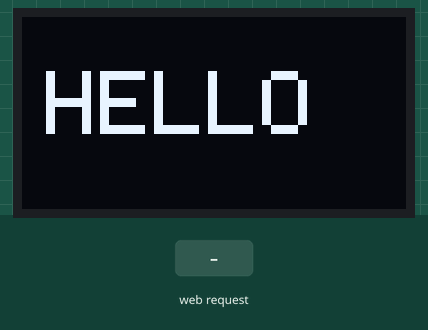
Bench run of a sketch on a simulated ESP32. Shown: 128×64 one-colour display. The inputs (shaded band) are chosen by the test bench. WiFi joins after 1.5 s; servers stay silent unless stated; the local clock reads 2024-03-15 10:24:30 at power-on unless the sketch sets it; random numbers use the default seed unless the sketch sets one; what the sketch prints to the serial monitor is not drawn.

Above: at 4.4 s.
4.5 s: HTTP request GET /expr?id=1 received
At 5.7 s:
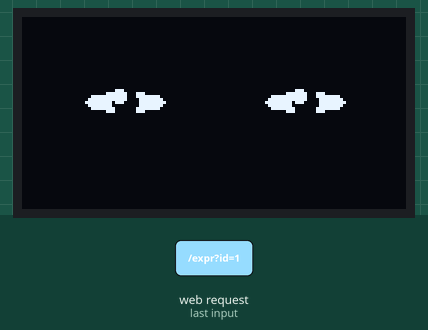
8.6 s: HTTP request GET /expr?id=0 received
At 16.8 s:
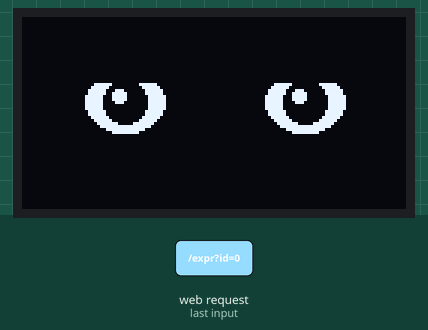
30.8 s: HTTP request GET /update received
At 34.2 s:
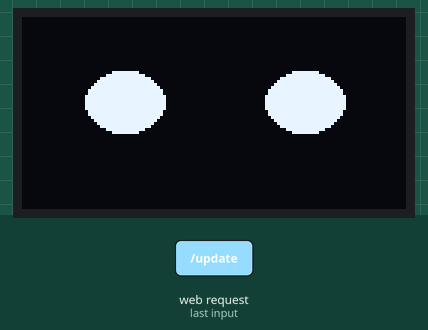
58.3 s: HTTP request GET /expr?id=1 received
At 66.9 s:
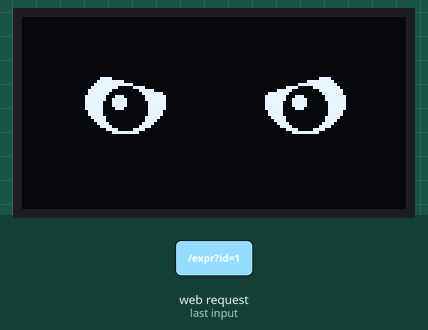
67.9 s: HTTP request GET /update?id=1 received
At 73.8 s:
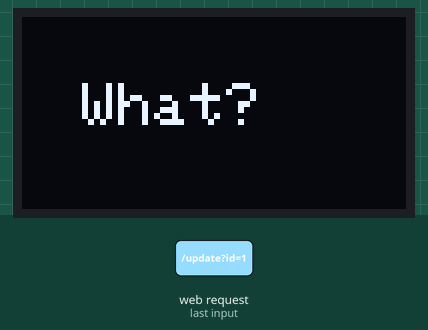
74.4 s: HTTP request GET /expr?id=0 received
At 93.4 s:
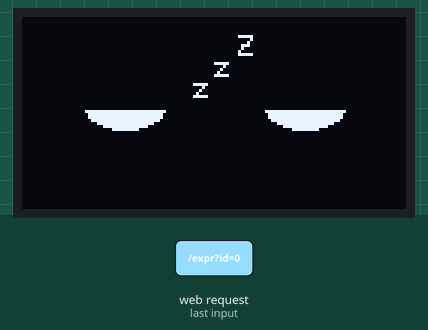

Measured:
- what the display in image 1 shows lasts 2.2 s, from 4.6 s to 6.8 s
- what the display in image 2 shows lasts 2.9 s, from 15.3 s to 18.2 s

The sketch:

esp32-robot-eyes.ino
```cpp
#include <Wire.h>
#include <WebServer.h>
#include "soc/soc.h"
#include "soc/rtc_cntl_reg.h"
#include <Adafruit_GFX.h>
#include <Adafruit_SSD1306.h>
#include <WiFi.h>
#include <HTTPClient.h>
#include <WiFiClientSecure.h>
#include <Update.h>
#include <ArduinoJson.h>
#include <time.h>

#define SCREEN_WIDTH  128
#define SCREEN_HEIGHT  64
#define OLED_RESET     -1

#define FIRMWARE_VERSION "1.1.0"
#define GITHUB_USER      "IamFishR"
#define GITHUB_REPO      "esp32-robot-eyes"

const char* ssid     = "Airtel_ratn_1517";
const char* password = "air52651";

Adafruit_SSD1306 display(SCREEN_WIDTH, SCREEN_HEIGHT, &Wire, OLED_RESET);
WebServer server(80);

// ── Eye geometry ──────────────────────────────────────────────────────────────
#define LEX  34   // left eye center X
#define REX  94   // right eye center X
#define EY   28   // eye center Y
#define EW   13   // eye horizontal radius
#define EH   10   // eye vertical radius
#define PR    7   // pupil radius

// ── Expressions ───────────────────────────────────────────────────────────────
enum Expression {
  EXPR_FRONT = 0, EXPR_NARROW, EXPR_WIDE, EXPR_CROSSED, EXPR_MIDDLE,
  EXPR_DOWN, EXPR_UP, EXPR_RIGHT, EXPR_RIGHT_DOWN, EXPR_RIGHT_UP,
  EXPR_LEFT, EXPR_LEFT_DOWN, EXPR_LEFT_UP,
  EXPR_CONFUSED1, EXPR_CONFUSED2,
  EXPR_CRY, EXPR_DISTRESSED, EXPR_GLARE, EXPR_MAD,
  EXPR_GLASSES, EXPR_SLEEP, EXPR_TIRED, EXPR_NIGHT,
  EXPR_UPPER_LIDS, EXPR_LOWER_LIDS, EXPR_BLANK,
  EXPR_WORD_HELLO, EXPR_WORD_BYE, EXPR_WORD_WHAT,
  EXPR_COUNT
};

const char* exprNames[] = {
  "FRONT","NARROW","WIDE","CROSSED","MIDDLE",
  "DOWN","UP","RIGHT","RIGHT_DOWN","RIGHT_UP",
  "LEFT","LEFT_DOWN","LEFT_UP",
  "CONFUSED1","CONFUSED2",
  "CRY","DISTRESSED","GLARE","MAD",
  "GLASSES","SLEEP","TIRED","NIGHT",
  "UPPER_LIDS","LOWER_LIDS","BLANK",
  "HELLO","BYE","WHAT"
};

// ── State ─────────────────────────────────────────────────────────────────────
Expression currentExpr  = EXPR_WORD_HELLO;
unsigned long exprStart = 0;
unsigned long exprDur   = 2000;

bool blinking           = false;
int  blinkFrame         = 0;
unsigned long lastBlink    = 0;
unsigned long lastOtaCheck = 0;

// ── Low-level helpers ─────────────────────────────────────────────────────────

void drawEyeStd(int cx, int cy, int ew, int eh, int pr,
                int pdx, int pdy, int blinkPct) {
  int h = eh - (eh * blinkPct / 10);
  if (h < 1) h = 1;
  display.fillEllipse(cx, cy, ew, h, WHITE);
  int py = cy + (pdy * h / eh);
  display.fillCircle(cx + pdx, py, pr, BLACK);
  display.fillCircle(cx + pdx - 2, py - 2, 2, WHITE);
}

void drawTear(int x, int y) {
  display.drawLine(x, y, x, y + 7, WHITE);
  display.drawPixel(x - 1, y + 5, WHITE);
  display.drawPixel(x + 1, y + 5, WHITE);
  display.drawPixel(x - 1, y + 6, WHITE);
  display.drawPixel(x + 1, y + 6, WHITE);
}

void drawCrescent(int cx, int cy, int r) {
  display.fillCircle(cx, cy, r + 1, WHITE);
  display.fillCircle(cx + r / 3 + 1, cy - r / 4, r, BLACK);
}

// ── Expression drawers ────────────────────────────────────────────────────────

void exprFront(int bp) {
  drawEyeStd(LEX, EY, EW, EH, PR, 0, 0, bp);
  drawEyeStd(REX, EY, EW, EH, PR, 0, 0, bp);
}

void exprNarrow(int bp) {
  drawEyeStd(LEX, EY, EW, 3, PR - 3, 0, 0, bp);
  drawEyeStd(REX, EY, EW, 3, PR - 3, 0, 0, bp);
}

void exprWide(int bp) {
  drawEyeStd(LEX, EY, EW + 4, EH + 4, PR + 2, 0, 0, bp);
  drawEyeStd(REX, EY, EW + 4, EH + 4, PR + 2, 0, 0, bp);
}

void exprCrossed(int bp) {
  drawEyeStd(LEX, EY, EW, EH, PR,  5, 0, bp);
  drawEyeStd(REX, EY, EW, EH, PR, -5, 0, bp);
}

void exprMiddle(int bp) {
  drawEyeStd(LEX, EY, EW, EH, PR,  3, 0, bp);
  drawEyeStd(REX, EY, EW, EH, PR, -3, 0, bp);
}

void exprDown(int bp) {
  drawEyeStd(LEX, EY, EW, EH, PR, 0, 4, bp);
  drawEyeStd(REX, EY, EW, EH, PR, 0, 4, bp);
}

void exprUp(int bp) {
  drawEyeStd(LEX, EY, EW, EH, PR, 0, -4, bp);
  drawEyeStd(REX, EY, EW, EH, PR, 0, -4, bp);
}

void exprRight(int bp) {
  drawEyeStd(LEX, EY, EW, EH, PR, 5, 0, bp);
  drawEyeStd(REX, EY, EW, EH, PR, 5, 0, bp);
}

void exprRightDown(int bp) {
  drawEyeStd(LEX, EY, EW, EH, PR, 4, 3, bp);
  drawEyeStd(REX, EY, EW, EH, PR, 4, 3, bp);
}

void exprRightUp(int bp) {
  drawEyeStd(LEX, EY, EW, EH, PR, 4, -3, bp);
  drawEyeStd(REX, EY, EW, EH, PR, 4, -3, bp);
}

void exprLeft(int bp) {
  drawEyeStd(LEX, EY, EW, EH, PR, -5, 0, bp);
  drawEyeStd(REX, EY, EW, EH, PR, -5, 0, bp);
}

void exprLeftDown(int bp) {
  drawEyeStd(LEX, EY, EW, EH, PR, -4, 3, bp);
  drawEyeStd(REX, EY, EW, EH, PR, -4, 3, bp);
}

void exprLeftUp(int bp) {
  drawEyeStd(LEX, EY, EW, EH, PR, -4, -3, bp);
  drawEyeStd(REX, EY, EW, EH, PR, -4, -3, bp);
}

void exprConfused1(int bp) {
  // Left eye looks up-left, right eye looks down-right
  drawEyeStd(LEX, EY, EW, EH, PR, -3, -4, bp);
  drawEyeStd(REX, EY, EW, EH, PR,  3,  4, bp);
}

void exprConfused2(int bp) {
  // One eye wide open, other eye squinting
  drawEyeStd(LEX, EY, EW + 3, EH + 3, PR + 1, -3, 0, bp);
  drawEyeStd(REX, EY, EW,     3,       PR - 4,  3, 0, bp);
}

void exprCry(int bp) {
  drawEyeStd(LEX, EY, EW, EH, PR, -2, 2, bp);
  drawEyeStd(REX, EY, EW, EH, PR,  2, 2, bp);
  drawTear(LEX - 3, EY + EH + 1);
  drawTear(LEX + 4, EY + EH + 2);
  drawTear(REX - 4, EY + EH + 2);
  drawTear(REX + 3, EY + EH + 1);
}

void exprDistressed(int bp) {
  drawEyeStd(LEX, EY, EW, 5, PR - 2,  3, 2, bp);
  drawEyeStd(REX, EY, EW, 5, PR - 2, -3, 2, bp);
  // sweat drops on outer sides
  for (int i = 0; i < 5; i++) {
    display.drawPixel(LEX - EW - 4, EY - 1 + i, WHITE);
    display.drawPixel(REX + EW + 4, EY - 1 + i, WHITE);
  }
  display.drawPixel(LEX - EW - 3, EY + 4, WHITE);
  display.drawPixel(REX + EW + 3, EY + 4, WHITE);
}

void exprGlare(int bp) {
  drawEyeStd(LEX, EY, EW, EH, PR, 0, 3, 0);
  drawEyeStd(REX, EY, EW, EH, PR, 0, 3, 0);
  // Mask top half of each eye — intense stare
  display.fillRect(LEX - EW, EY - EH, EW * 2 + 1, EH / 2 + 2, BLACK);
  display.fillRect(REX - EW, EY - EH, EW * 2 + 1, EH / 2 + 2, BLACK);
}

void exprMad(int bp) {
  drawEyeStd(LEX, EY, EW, EH, PR, 0, 2, 0);
  drawEyeStd(REX, EY, EW, EH, PR, 0, 2, 0);
  // Left eye: inner (right/nose) corner drops — angry V
  display.fillTriangle(LEX - EW - 1, EY - EH - 1,
                       LEX + EW + 1, EY - EH - 1,
                       LEX + EW + 1, EY - EH / 3, BLACK);
  // Right eye: inner (left/nose) corner drops
  display.fillTriangle(REX - EW - 1, EY - EH - 1,
                       REX + EW + 1, EY - EH - 1,
                       REX - EW - 1, EY - EH / 3, BLACK);
}

void exprGlasses(int bp) {
  drawEyeStd(LEX, EY, EW, EH, PR, 0, 0, bp);
  drawEyeStd(REX, EY, EW, EH, PR, 0, 0, bp);
  display.drawEllipse(LEX, EY, EW + 3, EH + 3, WHITE);
  display.drawEllipse(REX, EY, EW + 3, EH + 3, WHITE);
  // Bridge between lenses
  display.drawLine(LEX + EW + 3, EY, REX - EW - 3, EY, WHITE);
  // Side arms
  display.drawLine(LEX - EW - 3, EY - 1, LEX - EW - 8, EY + 4, WHITE);
  display.drawLine(REX + EW + 3, EY - 1, REX + EW + 8, EY + 4, WHITE);
}

void exprSleep(int bp) {
  // Bottom arc only — like closed "smile" eyes
  display.fillEllipse(LEX, EY + 2, EW, EH / 2 + 2, WHITE);
  display.fillRect(LEX - EW - 1, EY - EH - 1, EW * 2 + 3, EH + 4, BLACK);
  display.fillEllipse(REX, EY + 2, EW, EH / 2 + 2, WHITE);
  display.fillRect(REX - EW - 1, EY - EH - 1, EW * 2 + 3, EH + 4, BLACK);
  // ZZZ floating up
  display.setTextSize(1);
  display.setTextColor(WHITE);
  display.setCursor(57, 20); display.print("z");
  display.setCursor(64, 13); display.print("z");
  display.setCursor(72, 6);  display.print("Z");
}

void exprTired(int bp) {
  drawEyeStd(LEX, EY, EW, EH, PR, 0, 3, 0);
  drawEyeStd(REX, EY, EW, EH, PR, 0, 3, 0);
  // Heavy drooping upper lids
  display.fillRect(LEX - EW, EY - EH, EW * 2 + 1, EH / 2 + 3, BLACK);
  display.fillRect(REX - EW, EY - EH, EW * 2 + 1, EH / 2 + 3, BLACK);
}

void exprNight(int bp) {
  drawCrescent(LEX, EY, EH);
  drawCrescent(REX, EY, EH);
}

void exprUpperLids(int bp) {
  drawEyeStd(LEX, EY, EW, EH, PR, 0, 0, bp);
  drawEyeStd(REX, EY, EW, EH, PR, 0, 0, bp);
  display.fillRect(LEX - EW, EY - EH, EW * 2 + 1, EH / 3 + 1, BLACK);
  display.fillRect(REX - EW, EY - EH, EW * 2 + 1, EH / 3 + 1, BLACK);
}

void exprLowerLids(int bp) {
  drawEyeStd(LEX, EY, EW, EH, PR, 0, 0, bp);
  drawEyeStd(REX, EY, EW, EH, PR, 0, 0, bp);
  display.fillRect(LEX - EW, EY + EH / 2, EW * 2 + 1, EH / 3 + 1, BLACK);
  display.fillRect(REX - EW, EY + EH / 2, EW * 2 + 1, EH / 3 + 1, BLACK);
}

void exprBlank(int bp) {
  // Pure white ellipses, no pupils — vacant stare
  display.fillEllipse(LEX, EY, EW, EH, WHITE);
  display.fillEllipse(REX, EY, EW, EH, WHITE);
}

void exprWordHello() {
  display.setTextSize(3);
  display.setTextColor(WHITE);
  display.setCursor(8, 18);
  display.print("HELLO");
}

void exprWordBye() {
  display.setTextSize(3);
  display.setTextColor(WHITE);
  display.setCursor(18, 18);
  display.print("BYE");
}

void exprWordWhat() {
  display.setTextSize(2);
  display.setTextColor(WHITE);
  display.setCursor(20, 22);
  display.print("What?");
}

// ── Dispatcher ────────────────────────────────────────────────────────────────

void drawExpression(int blinkPct) {
  display.clearDisplay();
  switch (currentExpr) {
    case EXPR_FRONT:      exprFront(blinkPct);      break;
    case EXPR_NARROW:     exprNarrow(blinkPct);     break;
    case EXPR_WIDE:       exprWide(blinkPct);       break;
    case EXPR_CROSSED:    exprCrossed(blinkPct);    break;
    case EXPR_MIDDLE:     exprMiddle(blinkPct);     break;
    case EXPR_DOWN:       exprDown(blinkPct);       break;
    case EXPR_UP:         exprUp(blinkPct);         break;
    case EXPR_RIGHT:      exprRight(blinkPct);      break;
    case EXPR_RIGHT_DOWN: exprRightDown(blinkPct);  break;
    case EXPR_RIGHT_UP:   exprRightUp(blinkPct);    break;
    case EXPR_LEFT:       exprLeft(blinkPct);       break;
    case EXPR_LEFT_DOWN:  exprLeftDown(blinkPct);   break;
    case EXPR_LEFT_UP:    exprLeftUp(blinkPct);     break;
    case EXPR_CONFUSED1:  exprConfused1(blinkPct);  break;
    case EXPR_CONFUSED2:  exprConfused2(blinkPct);  break;
    case EXPR_CRY:        exprCry(blinkPct);        break;
    case EXPR_DISTRESSED: exprDistressed(blinkPct); break;
    case EXPR_GLARE:      exprGlare(blinkPct);      break;
    case EXPR_MAD:        exprMad(blinkPct);        break;
    case EXPR_GLASSES:    exprGlasses(blinkPct);    break;
    case EXPR_SLEEP:      exprSleep(blinkPct);      break;
    case EXPR_TIRED:      exprTired(blinkPct);      break;
    case EXPR_NIGHT:      exprNight(blinkPct);      break;
    case EXPR_UPPER_LIDS: exprUpperLids(blinkPct);  break;
    case EXPR_LOWER_LIDS: exprLowerLids(blinkPct);  break;
    case EXPR_BLANK:      exprBlank(blinkPct);      break;
    case EXPR_WORD_HELLO: exprWordHello();           break;
    case EXPR_WORD_BYE:   exprWordBye();             break;
    case EXPR_WORD_WHAT:  exprWordWhat();            break;
    default:              exprFront(blinkPct);       break;
  }
}

// ── Animation scheduler ───────────────────────────────────────────────────────

void pickNextExpression() {
  int r = random(100);

  if (r < 40) {
    // Look directions — most common
    const Expression looks[] = {
      EXPR_FRONT, EXPR_LEFT, EXPR_RIGHT, EXPR_UP, EXPR_DOWN,
      EXPR_LEFT_UP, EXPR_LEFT_DOWN, EXPR_RIGHT_UP, EXPR_RIGHT_DOWN, EXPR_MIDDLE
    };
    currentExpr = looks[random(10)];
    exprDur = random(1000, 3000);

  } else if (r < 60) {
    // Emotions
    const Expression emotions[] = {
      EXPR_MAD, EXPR_CRY, EXPR_GLARE, EXPR_DISTRESSED,
      EXPR_CONFUSED1, EXPR_CONFUSED2, EXPR_TIRED
    };
    currentExpr = emotions[random(7)];
    exprDur = random(2000, 4000);

  } else if (r < 80) {
    // Funny / special looks
    const Expression funny[] = {
      EXPR_GLASSES, EXPR_CROSSED, EXPR_BLANK, EXPR_NIGHT,
      EXPR_UPPER_LIDS, EXPR_LOWER_LIDS, EXPR_NARROW, EXPR_WIDE
    };
    currentExpr = funny[random(8)];
    exprDur = random(1500, 3000);

  } else if (r < 93) {
    // Word reactions
    const Expression words[] = { EXPR_WORD_HELLO, EXPR_WORD_BYE, EXPR_WORD_WHAT };
    currentExpr = words[random(3)];
    exprDur = 1800;

  } else {
    // Sleep — rare, held longer
    currentExpr = EXPR_SLEEP;
    exprDur = random(4000, 7000);
  }

  exprStart = millis();
}

// ── OTA via GitHub releases ───────────────────────────────────────────────────

void checkForUpdate() {
  WiFiClientSecure client;
  client.setInsecure();

  HTTPClient https;
  String url = "https://api.github.com/repos/"
               GITHUB_USER "/" GITHUB_REPO "/releases/latest";

  if (!https.begin(client, url)) return;
  https.addHeader("User-Agent", "ESP32");

  int code = https.GET();
  if (code != 200) { https.end(); return; }

  String body = https.getString();
  https.end();

  DynamicJsonDocument doc(4096);
  if (deserializeJson(doc, body)) return;

  String tag = doc["tag_name"].as<String>();
  if (tag == String(FIRMWARE_VERSION)) return;

  String binUrl;
  for (JsonObject asset : doc["assets"].as<JsonArray>()) {
    String name = asset["name"].as<String>();
    if (name == "firmware.bin") {
      binUrl = asset["browser_download_url"].as<String>();
      break;
    }
  }
  if (binUrl.isEmpty()) return;

  WiFiClientSecure dl;
  dl.setInsecure();
  HTTPClient dlHttp;
  dlHttp.setFollowRedirects(HTTPC_STRICT_FOLLOW_REDIRECTS);
  dlHttp.setTimeout(30000);
  if (!dlHttp.begin(dl, binUrl)) return;

  int dlCode = dlHttp.GET();
  if (dlCode != 200) { dlHttp.end(); return; }

  int len = dlHttp.getSize();
  if (!Update.begin(len > 0 ? len : UPDATE_SIZE_UNKNOWN)) { dlHttp.end(); return; }

  display.clearDisplay();
  display.setTextSize(1);
  display.setTextColor(WHITE);
  display.setCursor(10, 24);
  display.print("Updating firmware...");
  display.display();

  Update.writeStream(*dlHttp.getStreamPtr());
  dlHttp.end();

  if (Update.end(true)) ESP.restart();
}

// ── Setup ─────────────────────────────────────────────────────────────────────

void initVariant() {
  WRITE_PERI_REG(RTC_CNTL_BROWN_OUT_REG, 0);
}

void setup() {
  Serial.begin(115200);

  bool oledOk = display.begin(SSD1306_SWITCHCAPVCC, 0x3C);
  if (!oledOk) oledOk = display.begin(SSD1306_SWITCHCAPVCC, 0x3D);
  if (!oledOk) Serial.println("OLED not found");

  display.clearDisplay();
  display.setTextColor(WHITE);
  display.setTextSize(1);
  display.setCursor(20, 28);
  display.print("Connecting WiFi");
  display.display();

  WiFi.begin(ssid, password);
  int tries = 0;
  while (WiFi.status() != WL_CONNECTED && tries < 30) {
    delay(500);
    tries++;
  }

  if (WiFi.status() == WL_CONNECTED) {
    configTime(19800, 0, "pool.ntp.org", "time.google.com");
    delay(1500);
    checkForUpdate();

    // Web UI — main page with expression list
    server.on("/", []() {
      String html = "<h2>ESP32 Robot Eyes v" FIRMWARE_VERSION "</h2>";
      html += "<p>IP: " + WiFi.localIP().toString() + "</p>";
      html += "<p>Expression: <b>" + String(exprNames[currentExpr]) + "</b></p>";
      html += "<h3>Trigger expression:</h3><ul>";
      for (int i = 0; i < EXPR_COUNT; i++) {
        html += "<li><a href='/expr?id=" + String(i) + "'>" + String(exprNames[i]) + "</a></li>";
      }
      html += "</ul>";
      html += "<br><a href='/update'>Check OTA Update</a>";
      server.send(200, "text/html", html);
    });

    server.on("/expr", []() {
      if (server.hasArg("id")) {
        int id = server.arg("id").toInt();
        if (id >= 0 && id < EXPR_COUNT) {
          currentExpr = (Expression)id;
          exprStart   = millis();
          exprDur     = 5000;
        }
      }
      server.sendHeader("Location", "/");
      server.send(302, "text/plain", "");
    });

    server.on("/update", []() {
      server.send(200, "text/plain", "Checking for update...");
      checkForUpdate();
    });

    server.begin();
    Serial.println("Web server: http://" + WiFi.localIP().toString());
  }

  // Start with HELLO greeting
  currentExpr  = EXPR_WORD_HELLO;
  exprStart    = millis();
  exprDur      = 2000;
  lastBlink    = millis();
  lastOtaCheck = millis();
}

// ── Loop ──────────────────────────────────────────────────────────────────────

void loop() {
  unsigned long now = millis();

  // Advance expression when timer expires
  if (now - exprStart > exprDur) {
    pickNextExpression();
  }

  // Blink (skip during sleep, night, and word expressions)
  bool canBlink = (currentExpr != EXPR_SLEEP &&
                   currentExpr != EXPR_NIGHT &&
                   currentExpr != EXPR_WORD_HELLO &&
                   currentExpr != EXPR_WORD_BYE &&
                   currentExpr != EXPR_WORD_WHAT);

  if (!blinking && canBlink && now - lastBlink > (unsigned long)random(3000, 6000)) {
    blinking   = true;
    blinkFrame = 0;
  }

  int blinkPct = 0;
  if (blinking) {
    blinkPct = (blinkFrame < 5) ? blinkFrame * 2 : (10 - blinkFrame) * 2;
    blinkFrame++;
    if (blinkFrame >= 10) {
      blinking  = false;
      lastBlink = now;
    }
  }

  drawExpression(blinkPct);
  display.display();

  server.handleClient();

  if (now - lastOtaCheck > 3600000UL) {
    if (WiFi.status() == WL_CONNECTED) checkForUpdate();
    lastOtaCheck = now;
  }

  delay(50);
}
```
